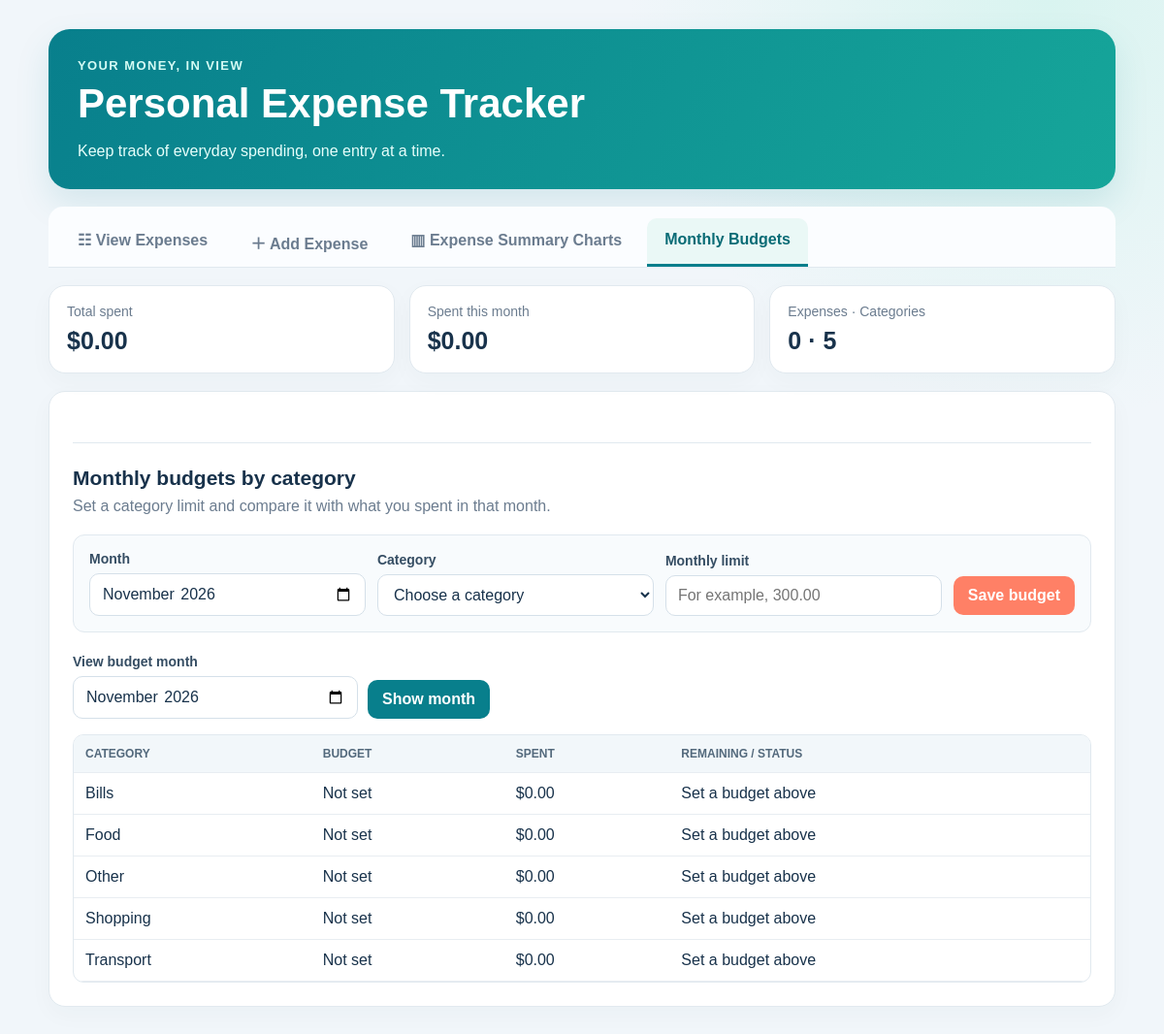
Page /index.php?tab=budgets on the committed database.
### tables this page shows
CREATE TABLE IF NOT EXISTS categories (
    category_id INT AUTO_INCREMENT PRIMARY KEY,
    category_name VARCHAR(100) NOT NULL UNIQUE
);

### index.php (the view, shortened to what this page needs)
<?php
$activeTab = $_GET["tab"] ?? "view";
$budgetMonth = trim($_GET["budget_month"] ?? date("Y-m"));
$budgetMonthDate = DateTime::createFromFormat("!Y-m", $budgetMonth);
$budgetMonthStart = $budgetMonthDate->format("Y-m-01");
$budgetMonthEnd = (clone $budgetMonthDate)->modify("+1 month")->format("Y-m-01");
$categoriesResult = mysqli_query(
    $con,
    "SELECT category_id, category_name
     FROM categories
     ORDER BY category_name"
);
$categories = mysqli_fetch_all($categoriesResult, MYSQLI_ASSOC);
$statsResult = mysqli_query(
    $con,
    "SELECT
        COUNT(*) AS expense_count,
        COALESCE(SUM(amount), 0) AS total_spent,
        COALESCE(SUM(
            CASE
                WHEN expense_date >= DATE_FORMAT(CURDATE(), '%Y-%m-01')
                 AND expense_date < DATE_ADD(
                     DATE_FORMAT(CURDATE(), '%Y-%m-01'),
                     INTERVAL 1 MONTH
                 )
                THEN amount ELSE 0
            END
        ), 0) AS month_spent
     FROM expenses"
);
$stats = mysqli_fetch_assoc($statsResult);
$budgetCompareStmt = mysqli_prepare(
    $con,
    "SELECT c.category_id, c.category_name, b.budget_amount,
            COALESCE(SUM(e.amount), 0) AS actual_spent
     FROM categories c
     LEFT JOIN monthly_budgets b
       ON b.category_id = c.category_id
      AND b.month_start = ?
     LEFT JOIN expenses e
       ON e.category_id = c.category_id
      AND e.expense_date >= ?
      AND e.expense_date < ?
     GROUP BY c.category_id, c.category_name, b.budget_amount
     ORDER BY c.category_name"
);
mysqli_stmt_bind_param(
    $budgetCompareStmt,
    "sss",
    $budgetMonthStart,
    $budgetMonthStart,
    $budgetMonthEnd
);
mysqli_stmt_execute($budgetCompareStmt);
$budgetCompareResult = mysqli_stmt_get_result($budgetCompareStmt);
$budgetComparison = mysqli_fetch_all($budgetCompareResult, MYSQLI_ASSOC);
$categoryCountResult = mysqli_query(
    $con,
    "SELECT COUNT(*) AS total FROM categories"
);
$categoryCount = mysqli_fetch_assoc($categoryCountResult)["total"];
require __DIR__ . "/includes/header.php";
?>
<section class="stats">
    <div class="stat-card">
        <div class="stat-label">Total spent</div>
        <div class="stat-value">
            $<?= number_format((float)$stats["total_spent"], 2) ?>
        </div>
    </div>
    <div class="stat-card">
        <div class="stat-label">Spent this month</div>
        <div class="stat-value">
            $<?= number_format((float)$stats["month_spent"], 2) ?>
        </div>
    </div>
    <div class="stat-card">
        <div class="stat-label">Expenses · Categories</div>
        <div class="stat-value">
            <?= (int)$stats["expense_count"] ?> · <?= (int)$categoryCount ?>
        </div>
    </div>
</section>
<main class="main-card">
    <div class="content">
        <?php if ($activeTab === "add"): ?>
            <h2>Add a new expense</h2>
            <p class="hint">Enter the details below to record a purchase.</p>
            <form method="post" action="index.php?tab=add">
                <div class="grid">
                    <div class="field full">
                        <label for="description">What was it for?</label>
                        <input
                            id="description"
                            name="description"
                            maxlength="255"
                            placeholder="For example, groceries"
                            required
                        >
                    </div>
                    <div class="field">
                        <label for="amount">Amount</label>
                        <input
                            id="amount"
                            type="number"
                            name="amount"
                            min="0.01"
                            step="0.01"
                            placeholder="0.00"
                            required
                        >
                    </div>
                    <div class="field">
                        <label for="expense_date">Date</label>
                        <input
                            id="expense_date"
                            type="date"
                            name="expense_date"
                            value="<?= date("Y-m-d") ?>"
                            required
                        >
                    </div>
                    <div class="field full">
                        <label for="category_id">Category</label>
                        <select id="category_id" name="category_id" required>
                            <option value="">Choose a category</option>
                            <?php foreach ($categories as $category): ?>
                                <option
                                    value="<?= (int)$category["category_id"] ?>"
                                    data-category="<?= htmlspecialchars(
                                        $category["category_name"],
                                        ENT_QUOTES
                                    ) ?>"
                                >
                                    <?= htmlspecialchars($category["category_name"]) ?>
                                </option>
                            <?php endforeach; ?>
                        </select>
                        <div class="custom-category" id="customCategoryWrap">
                            <label for="custom_category">New category name</label>
                            <input
                                id="custom_category"
                                name="custom_category"
                                maxlength="100"
                                placeholder="For example, Pet care"
                            >
                        </div>
                    </div>
                </div>
                <div class="form-actions">
                    <button type="submit">Save Expense</button>
                </div>
            </form>
        <?php elseif ($activeTab === "budgets"): ?>
            <section class="budget-section">
                <h3>Monthly budgets by category</h3>
                <p class="hint">
                    Set a category limit and compare it with what you spent in that month.
                </p>
                <form method="post" action="index.php?tab=budgets" class="budget-form">
                    <div class="field">
                        <label for="budget_month_input">Month</label>
                        <input id="budget_month_input" type="month" name="budget_month"
                               value="<?= htmlspecialchars($budgetMonth) ?>" required>
                    </div>
                    <div class="field">
                        <label for="budget_category_id">Category</label>
                        <select id="budget_category_id" name="budget_category_id" required>
                            <option value="">Choose a category</option>
                        </select>
                    </div>
                    <div class="field">
                        <label for="budget_amount">Monthly limit</label>
                        <input id="budget_amount" type="number" name="budget_amount"
                               min="0.01" step="0.01" placeholder="For example, 300.00" required>
                    </div>
                    <div class="budget-form-action">
                        <button type="submit">Save budget</button>
                    </div>
                </form>
                <form method="get" action="index.php" class="budget-month-filter">
                    <div class="field">
                        <label for="budget_month_filter">View budget month</label>
                        <input id="budget_month_filter" type="month" name="budget_month"
                               value="<?= htmlspecialchars($budgetMonth) ?>">
                    </div>
                    <button class="button teal" type="submit">Show month</button>
                </form>
                <div class="table-wrap">
                    <table>
                        <thead>
                            <tr>
                                <th>Category</th>
                                <th>Budget</th>
                                <th>Spent</th>
                                <th>Remaining / status</th>
                            </tr>
                        </thead>
                        <tbody>
                            <?php foreach ($budgetComparison as $budgetRow): ?>
                                <?php
                                $actualSpent = (float)$budgetRow["actual_spent"];
                                $hasBudget = $budgetRow["budget_amount"] !== null;
                                $budgetLimit = $hasBudget ? (float)$budgetRow["budget_amount"] : 0;
                                $isOverBudget = $hasBudget && $actualSpent > $budgetLimit;
                                ?>
                                <tr>
                                    <td><?= htmlspecialchars($budgetRow["category_name"]) ?></td>
                                    <td><?= $hasBudget ? "$" . number_format($budgetLimit, 2) : "Not set" ?></td>
                                    <td>$<?= number_format($actualSpent, 2) ?></td>
                                    <td>
                                        <?php if (!$hasBudget): ?>
                                            Set a budget above
                                        <?php elseif ($isOverBudget): ?>
                                            <span class="budget-over">
                                                Over by $<?= number_format($actualSpent - $budgetLimit, 2) ?>
                                            </span>
                                        <?php else: ?>
                                            <span class="budget-ok">
                                                $<?= number_format($budgetLimit - $actualSpent, 2) ?> left
                                            </span>
                                        <?php endif; ?>
                                    </td>
                                </tr>
                            <?php endforeach; ?>
                        </tbody>
                    </table>
                </div>
            </section>
        <?php endif; ?>
    </div>
</main>
<?php require __DIR__ . "/includes/footer.php"; ?>

### includes/header.php (shortened to what this page needs)
<?php
$activeTab = $activeTab ?? "view";
?>
<!DOCTYPE html>
<html lang="en">
<head>
    <link rel="stylesheet" href="assets/style.css?v=2">
</head>
<body>
<div class="page">
    <header class="hero">
        <p class="eyebrow">Your money, in view</p>
        <h1>Personal Expense Tracker</h1>
        <p>Keep track of everyday spending, one entry at a time.</p>
    </header>
    <nav class="tabs">
         <a href="index.php?tab=view"
           class="<?= $activeTab === "view" ? "active" : "" ?>">
            ☷ View Expenses
        </a>
        <a href="index.php?tab=add"
           class="<?= $activeTab === "add" ? "active" : "" ?>">
            ＋ Add Expense
        </a>
        <a href="index.php?tab=summary"
           class="<?= $activeTab === "summary" ? "active" : "" ?>">
            ▥ Expense Summary Charts
        </a>
        <a href="index.php?tab=budgets"
           class="<?= $activeTab === "budgets" ? "active" : "" ?>">
            Monthly Budgets
        </a>
    </nav>

### includes/footer.php (shortened to what this page needs)
</div>
</body>
</html>

### assets/style.css (style rules this page uses)
:root { --ink: #18324b; --muted: #6b7c8f; --teal: #087f8c; --teal-dark: #086b75; --coral: #ff8066; --page: #f1f6fa; --line: #e1e9ef; --white: #fff; }
* { box-sizing: border-box; }
body { margin: 0; background: radial-gradient(circle at 90% 0%, #d9f4f0 0, transparent 27rem), var(--page); color: var(--ink); font-family: Arial, sans-serif; }
.page { width: min(1100px, calc(100% - 30px)); margin: 30px auto; }
.hero { padding: 30px; border-radius: 22px; color: var(--white); background: linear-gradient(120deg, #087f8c, #16a69a); box-shadow: 0 15px 35px #087f8c20; }
.eyebrow { margin: 0 0 8px; color: #d4fbf4; font-size: 13px; font-weight: bold; letter-spacing: 1.4px; text-transform: uppercase; }
.hero h1 { margin: 0; font-size: clamp(28px, 5vw, 42px); }
.hero p:last-child { margin-bottom: 0; color: #e7fffb; }
.tabs { display: flex; flex-wrap: wrap; gap: 8px; margin-top: 18px; padding: 12px 12px 0; border-bottom: 1px solid var(--line); border-radius: 15px 15px 0 0; background: #fbfdff; }
.tabs a { padding: 13px 18px; border-radius: 10px 10px 0 0; color: var(--muted); font-weight: bold; text-decoration: none; }
.tabs a.active { border-bottom: 3px solid var(--teal); background: #eaf8f6; color: var(--teal-dark); }
.main-card, .stat-card, .form-card { border: 1px solid var(--line); border-radius: 17px; background: var(--white); box-shadow: 0 8px 24px #18324b08; }
.content { padding: 24px; }
.stats { display: grid; grid-template-columns: repeat(3, 1fr); gap: 15px; margin: 18px 0; }
.stat-card { padding: 18px; }
.stat-label { color: var(--muted); font-size: 14px; }
.stat-value { margin-top: 8px; font-size: 25px; font-weight: bold; }
h3 { color: var(--ink); }
.hint { margin: 0 0 20px; color: var(--muted); }
label { display: block; margin-bottom: 7px; color: #354d63; font-size: 14px; font-weight: bold; }
input, select { width: 100%; padding: 11px 12px; border: 1px solid #d5e0e9; border-radius: 10px; background: var(--white); color: var(--ink); font: inherit; }
button, .button { display: inline-block; padding: 11px 15px; border: 0; border-radius: 10px; background: var(--coral); color: var(--white); cursor: pointer; font: inherit; font-weight: bold; text-decoration: none; }
.button.teal { background: var(--teal); }
.table-wrap { max-height: 440px; overflow: auto; border: 1px solid var(--line); border-radius: 11px; }
table { width: 100%; border-collapse: collapse; white-space: nowrap; }
th, td { padding: 12px; border-bottom: 1px solid #e8edf2; text-align: left; }
th { position: sticky; top: 0; background: #f2f7fa; color: #53697c; font-size: 12px; text-transform: uppercase; }
.budget-section { margin-top: 28px; padding-top: 24px; border-top: 1px solid var(--line); }
.budget-section h3 { margin: 0 0 8px; font-size: 21px; }
.budget-form { display: grid; grid-template-columns: repeat(3, minmax(0, 1fr)) auto; align-items: end; gap: 12px; margin: 18px 0 22px; padding: 16px; border: 1px solid var(--line); border-radius: 12px; background: #f8fbfd; }
.budget-form-action { padding-bottom: 1px; }
.budget-month-filter { display: flex; align-items: end; gap: 10px; max-width: 430px; margin: 0 0 16px; }
.budget-month-filter .field { flex: 1; }

### rows in the picture
categories: category_name "Bills", actualSpent "0.00"
categories: category_name "Food", actualSpent "0.00"
categories: category_name "Other", actualSpent "0.00"
categories: category_name "Shopping", actualSpent "0.00"
categories: category_name "Transport", actualSpent "0.00"

### other values in the picture
$stats["total_spent"] "0.00"
$stats["month_spent"] "0.00"
$stats["expense_count"] "0"
$categoryCount "5"
